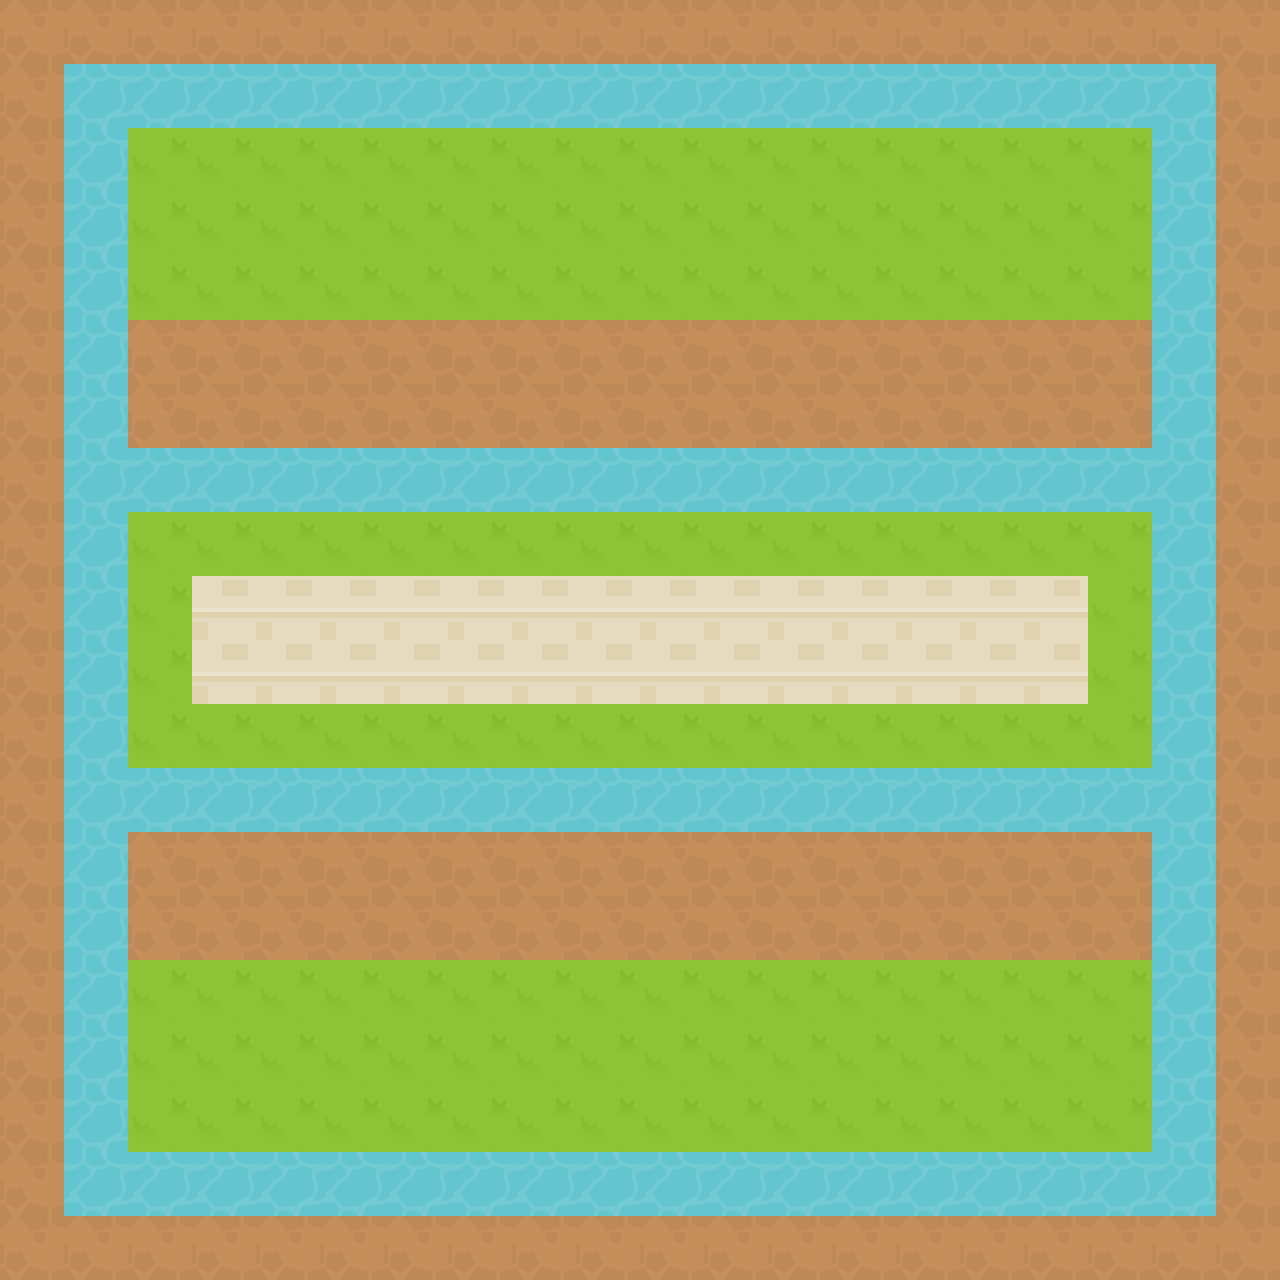

Tiled map render using the project's own tile images. Description and the map definition, with tile-layer contents summarised, below:
An orthogonal 20x20 tile map with 64x64 px tiles, 1 tile layer (Tile Layer 1).

<map version="1.0" orientation="orthogonal" width="20" height="20" tilewidth="64" tileheight="64">
 <tileset firstgid="1" name="RPGpack_sheet_2X" tilewidth="64" tileheight="64">
  <image source="../Spritesheet/RPGpack_sheet_2X.png" width="2560" height="1664" />
 </tileset>
 <layer name="Tile Layer 1" width="20" height="20">
  <data>[400 cells, 400 non-empty, 6 distinct tile ids]</data>
 </layer>
</map>
